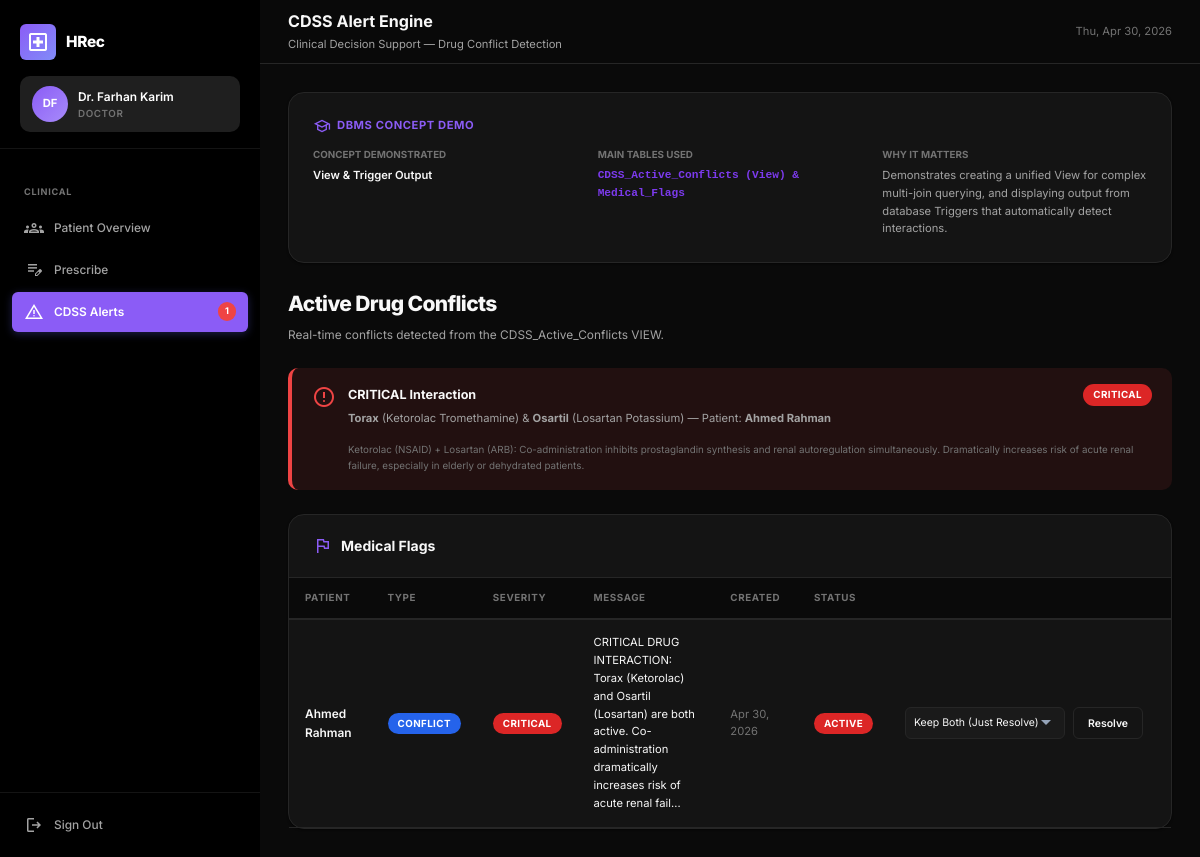
/pages/cdss_alerts.php (signed in), run on the app's committed database.
### tables this page shows
CREATE TABLE Drug_Conflicts (
    ConflictID   INT AUTO_INCREMENT PRIMARY KEY,
    GenericID_1  INT NOT NULL,
    GenericID_2  INT NOT NULL,
    Severity     ENUM('LOW', 'MODERATE', 'HIGH', 'CRITICAL') NOT NULL,
    AlertMessage TEXT NOT NULL,
    UNIQUE KEY unique_conflict (GenericID_1, GenericID_2),
    FOREIGN KEY (GenericID_1) REFERENCES Generics(GenericID) ON DELETE CASCADE,
    FOREIGN KEY (GenericID_2) REFERENCES Generics(GenericID) ON DELETE CASCADE
);

CREATE TABLE Medical_Flags (
    FlagID      INT AUTO_INCREMENT PRIMARY KEY,
    PatientID   INT NOT NULL,
    TriggerType ENUM('Conflict', 'Allergy', 'Overdose') NOT NULL,
    ConflictID  INT DEFAULT NULL,
    Severity    ENUM('LOW', 'MODERATE', 'HIGH', 'CRITICAL') NOT NULL,
    Message     TEXT NOT NULL,
    ResolvedAt  DATETIME DEFAULT NULL,
    CreatedAt   DATETIME DEFAULT CURRENT_TIMESTAMP,
    FOREIGN KEY (PatientID)  REFERENCES Users(UserID) ON DELETE CASCADE,
    FOREIGN KEY (ConflictID) REFERENCES Drug_Conflicts(ConflictID) ON DELETE SET NULL
);

CREATE TABLE Users (
    UserID       INT AUTO_INCREMENT PRIMARY KEY,
    FullName     VARCHAR(100) NOT NULL,
    Email        VARCHAR(100) NOT NULL UNIQUE,
    PasswordHash VARCHAR(255) NOT NULL,
    DOB          DATE,
    Role         ENUM('Patient', 'Doctor', 'Pharmacist') NOT NULL DEFAULT 'Patient',
    CreatedAt    DATETIME DEFAULT CURRENT_TIMESTAMP
);

### db.php (called while the page is built, shortened)
<?php
function currentRole() {
    return $_SESSION['role'] ?? null;
}

### pages/cdss_alerts.php (the view, shortened to what this page needs)
<?php
require_once __DIR__ . '/../db.php';
$role = currentRole();
if ($role === 'Patient') {
    $conflicts = $pdo->prepare('SELECT * FROM CDSS_Active_Conflicts WHERE PatientID = ?');
    $conflicts->execute([currentUserId()]);
} else {
    $conflicts = $pdo->query('SELECT * FROM CDSS_Active_Conflicts ORDER BY FIELD(Severity,"CRITICAL","HIGH","MODERATE","LOW")');
}
$conflictList = $conflicts->fetchAll();
if ($role === 'Patient') {
    $flags = $pdo->prepare('SELECT * FROM Medical_Flags WHERE PatientID = ? ORDER BY ResolvedAt IS NULL DESC, CreatedAt DESC');
    $flags->execute([currentUserId()]);
} else {
    $flags = $pdo->query('SELECT mf.*, u.FullName FROM Medical_Flags mf JOIN Users u ON mf.PatientID = u.UserID ORDER BY mf.ResolvedAt IS NULL DESC, mf.CreatedAt DESC');
}
$flagList = $flags->fetchAll();
$severityClass = ['CRITICAL' => 'alert-critical', 'HIGH' => 'alert-high', 'MODERATE' => 'alert-moderate', 'LOW' => 'alert-low'];
$severityIcon = ['CRITICAL' => 'error', 'HIGH' => 'warning', 'MODERATE' => 'warning_amber', 'LOW' => 'info'];
include __DIR__ . '/../includes/header.php';
?>
<div class="page-content">
  <?php include __DIR__ . '/../includes/dbms_panel.php'; ?>
  <h2 class="page-title">Active Drug Conflicts</h2>
  <p class="page-desc">Real-time conflicts detected from the CDSS_Active_Conflicts VIEW.</p>
  <?php if (empty($conflictList)): ?>
    <div class="card mb-24"><div class="card-body" style="text-align:center;padding:40px;">
      <span class="material-symbols-outlined" style="font-size:48px;color:var(--success);opacity:.5">verified</span>
      <p class="text-sm text-muted mt-16">No active drug conflicts detected. All clear.</p>
    </div></div>
  <?php else: ?>
    <div style="display:flex;flex-direction:column;gap:16px;" class="mb-24">
      <?php foreach ($conflictList as $i => $c): ?>
        <div class="alert <?= $severityClass[$c['Severity']] ?? 'alert-low' ?> stagger-<?= min($i+1, 5) ?>">
          <span class="material-symbols-outlined alert-icon"><?= $severityIcon[$c['Severity']] ?? 'info' ?></span>
          <div class="alert-content">
            <div class="alert-title flex justify-between items-center">
              <?= htmlspecialchars($c['Severity']) ?> Interaction
              <span class="badge badge-<?= strtolower($c['Severity']) ?>"><?= $c['Severity'] ?></span>
            </div>
            <div class="alert-text">
              <strong><?= htmlspecialchars($c['Drug1_Brand']) ?></strong> (<?= htmlspecialchars($c['Drug1_Generic']) ?>)
              &amp; <strong><?= htmlspecialchars($c['Drug2_Brand']) ?></strong> (<?= htmlspecialchars($c['Drug2_Generic']) ?>)
              <?php if ($role === 'Doctor'): ?> — Patient: <strong><?= htmlspecialchars($c['PatientName']) ?></strong><?php endif; ?>
            </div>
            <div class="text-xs text-muted mt-16"><?= htmlspecialchars($c['AlertMessage']) ?></div>
          </div>
        </div>
      <?php endforeach; ?>
    </div>
  <?php endif; ?>
  <div class="card stagger-3">
    <div class="card-header">
      <h2 class="card-title"><span class="material-symbols-outlined">flag</span> Medical Flags</h2>
    </div>
    <div class="table-wrap">
      <table>
        <thead><tr>
          <?php if ($role === 'Doctor'): ?><th>Patient</th><?php endif; ?>
          <th>Type</th><th>Severity</th><th>Message</th><th>Created</th><th>Status</th><th></th>
        </tr></thead>
        <tbody>
          <?php foreach ($flagList as $f): ?>
            <tr<?= $f['ResolvedAt'] ? ' style="opacity:.5"' : '' ?>>
              <?php if ($role === 'Doctor'): ?><td class="fw-600"><?= htmlspecialchars($f['FullName'] ?? '') ?></td><?php endif; ?>
              <td><span class="badge badge-low"><?= htmlspecialchars($f['TriggerType']) ?></span></td>
              <td><span class="badge badge-<?= strtolower($f['Severity']) ?>"><?= $f['Severity'] ?></span></td>
              <td class="text-sm" style="max-width:400px"><?= htmlspecialchars(substr($f['Message'], 0, 150)) ?>…</td>
              <td class="text-sm text-muted"><?= date('M j, Y', strtotime($f['CreatedAt'])) ?></td>
              <td>
                <?php if ($f['ResolvedAt']): ?>
                  <span class="badge badge-completed">Resolved</span>
                <?php else: ?>
                  <span class="badge badge-critical">Active</span>
                <?php endif; ?>
              </td>
              <td>
                <?php if (!$f['ResolvedAt']): ?>
                  <?php
                    $conflictBrands = [];
                    if ($f['TriggerType'] === 'Conflict' && $f['ConflictID']) {
                        $brStmt = $pdo->prepare('
                            SELECT uml.LogID, b.BrandName
                            FROM USER_MED_LOG uml
                            JOIN Brands b ON uml.BrandID = b.BrandID
                            JOIN Drug_Conflicts dc ON dc.ConflictID = ?
                            WHERE uml.UserID = ? AND uml.Status = "Active"
                              AND (b.GenericID = dc.GenericID_1 OR b.GenericID = dc.GenericID_2)
                        ');
                        $brStmt->execute([$f['ConflictID'], $f['PatientID']]);
                        $conflictBrands = $brStmt->fetchAll();
                    }
                  ?>
                  <form method="POST" style="display:flex; gap:8px; align-items:center; min-width: 250px;">
                    <?php if (!empty($conflictBrands)): ?>
                      <select name="discontinue_log_id" class="form-control" style="padding:4px 8px; font-size:0.75rem; width:160px; height:32px;">
                        <option value="">Keep Both (Just Resolve)</option>
                      </select>
                    <?php endif; ?>
                    <button class="btn btn-sm btn-outline" type="submit" style="height:32px;">Resolve</button>
                  </form>
                <?php endif; ?>
              </td>
            </tr>
          <?php endforeach; ?>
        </tbody>
      </table>
    </div>
  </div>
</div>
<?php include __DIR__ . '/../includes/footer.php'; ?>

### data on the page
drug_conflicts: Severity "CRITICAL", Drug1_Brand "Torax", Drug1_Generic "Ketorolac Tromethamine", Drug2_Brand "Osartil", Drug2_Generic "Losartan Potassium", PatientName "Ahmed Rahman", AlertMessage "Ketorolac (NSAID) + Losartan (ARB): Co-administration inhibits prostaglandin synthesis and renal autoregulation simultaneously. Dramatically increases risk of acute renal failure, especially in elderly or dehydrated patients."
medical_flags: PatientID.FullName "Ahmed Rahman", TriggerType "CONFLICT", Severity "CRITICAL", Message "CRITICAL DRUG INTERACTION: Torax (Ketorolac) and Osartil (Losartan) are both active. Co-administration dramatically increases risk of acute renal fail", CreatedAt "Apr 30, 2026", shows "ACTIVE"

### other printed values
$initials "DF"
$userName "Dr. Farhan Karim"
$role "DOCTOR"
$flagCount "1"
$pageTitle "CDSS Alert Engine"
$pageSubtitle "Clinical Decision Support — Drug Conflict Detection"
$dbmsConcept "View & Trigger Output"
$dbmsTables "CDSS_Active_Conflicts (View) & Medical_Flags"
$dbmsWhy "Demonstrates creating a unified View for complex multi-join querying, and displaying output from database Triggers that automatically detect interactions."
